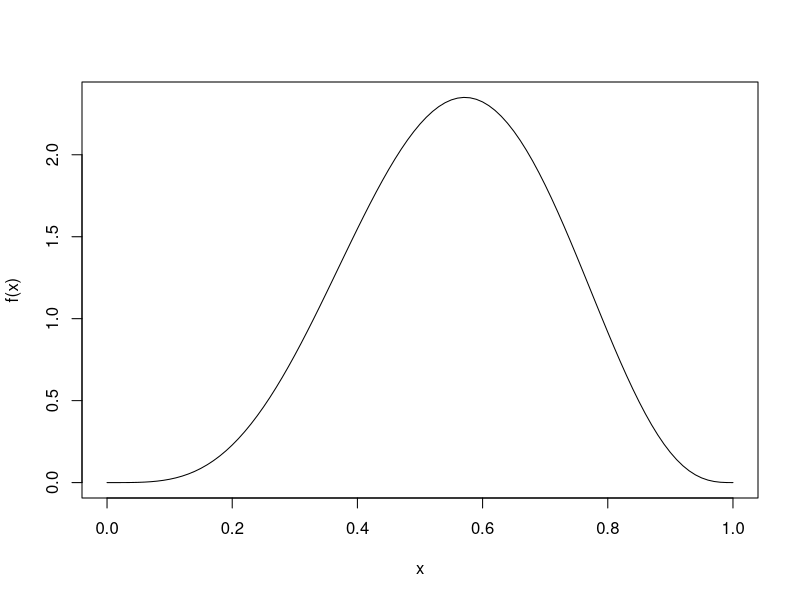

Write the R code that produced this figure. (Note: this script raises an error after producing the figure.)


#Exercicio 1
set.seed(1)


#Gerando função base do exercício
f=function(x){
  280*x^4*(1-x)^3
}

#Descobrindo C conforme minha função
c=f(4/7)

#Plotando curva de f,mas não nescessária 
curve(f)


#Condição de parada para o loop 
aceite=0

#Observe o n
n=5000
x=NULL

#Estrutura de repetição até que aceite seja igual a n que no caso do exercicio é 5000
while (aceite<=n) {

#Dentro da estrutura gerando uma uniforme 
y=runif(1)
#Gerando outra uniforme para fazer o loop funcionar 
u=runif(1,min = 0,max = 1)

#Razão que será testada ate que a condição seja satisfeita
razao=f(y)/cy

#Estrutura de condição com o aceite para parada
if(  u < razao){ 
  aceite=aceite+1
  x[aceite] = y

}
}
#Gerando o Histogram depois de satisfeita a parada
hist(x,freq = FALSE)
#Adicionando curva da minha função base 
curve(f(x),add = TRUE)








#Exercicio 2

#a inicial arbitrário
a=1



f=function(x)2*dnorm(x)*pnorm(a*x)



g=function(x)dnorm(x)

y=rnorm(1)
g=dnorm(1)


#argumento da razao pra decobrir C
razao=function(x)f(x)/g(x)




curve(razao(x),-3,3)



c=3
n=10000
aceite=0
x=NULL

#Estrutura da passada
while (aceite<=n) {
  #Atenção na função adquirida agora 
  y=rnorm(1)
  u=runif(1,min = 0,max = 1)#Sempre usando método de uniforme
  r=razao(y)/c#razão lembre-se que usou o nome razão no experimento passado 
  
  #mesmo método do passado 
  if(  u < r){ 
    aceite=aceite+1
    x[aceite] = y
    
  }
  
  
  
}

#plotando os gráficos
hist(x,freq = FALSE)
#Curva para plotar a linha em cuma da curva
curve(f(x),add = TRUE)





#Exercicio 3



f=function(x) x*exp(-x)

lambda=1


g=function(x) lambda*exp(lambda*x)






razao=function(x)f(x)/g(x)


curve(razao(x),0,5)






#exemplo 

fx <- function(x) (3/16)*(x^2+.5*x^3)
curve( fx(x),-2,2, lwd = 2)


lines(c(-2,-1.5),c(0.5,0.15))
lines(c(-1,-0.5),c(0.2,0.05))








